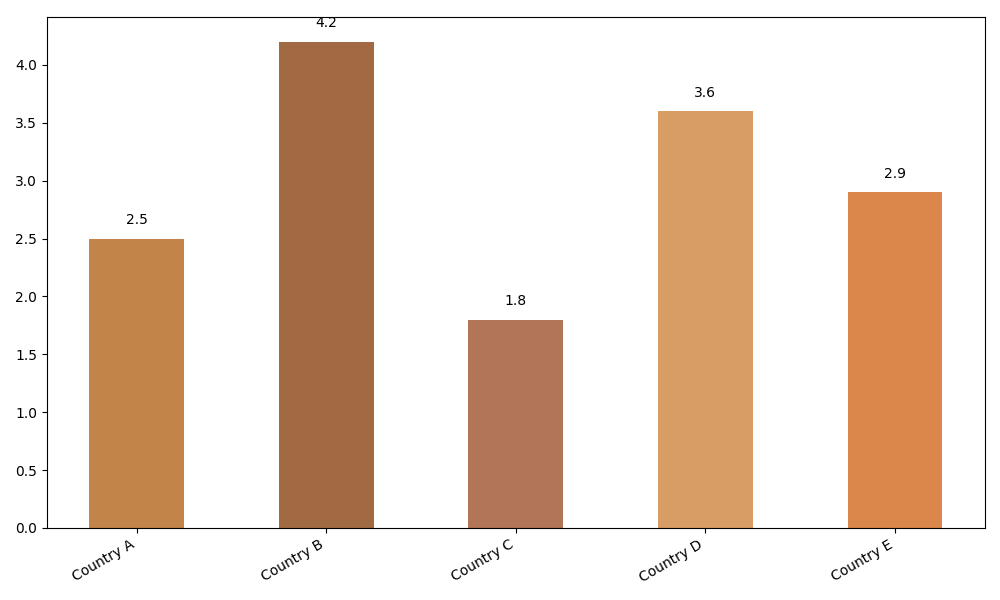

Reproduce this figure in Python.
import matplotlib.pyplot as plt
import numpy as np

countries = ['Country A', 'Country B', 'Country C', 'Country D', 'Country E']
tea_consumption = [2.5, 4.2, 1.8, 3.6, 2.9]

fig, ax = plt.subplots(figsize=(10, 6))
x_pos = np.arange(len(countries))
colors = ['#B5651D', '#8B4513', '#A0522D', '#CD853F', '#D2691E']
bars = ax.bar(x_pos, tea_consumption, color=colors, alpha=0.8, width=0.5)

for bar in bars:
    height = bar.get_height()
    ax.text(bar.get_x() + bar.get_width() / 2.0, height + 0.1,
            f'{height:.1f}', ha='center', va='bottom', fontsize=10)

ax.set_xticks(x_pos)
ax.set_xticklabels(countries, rotation=30, ha='right', fontsize=10)

plt.tight_layout()
plt.show()
